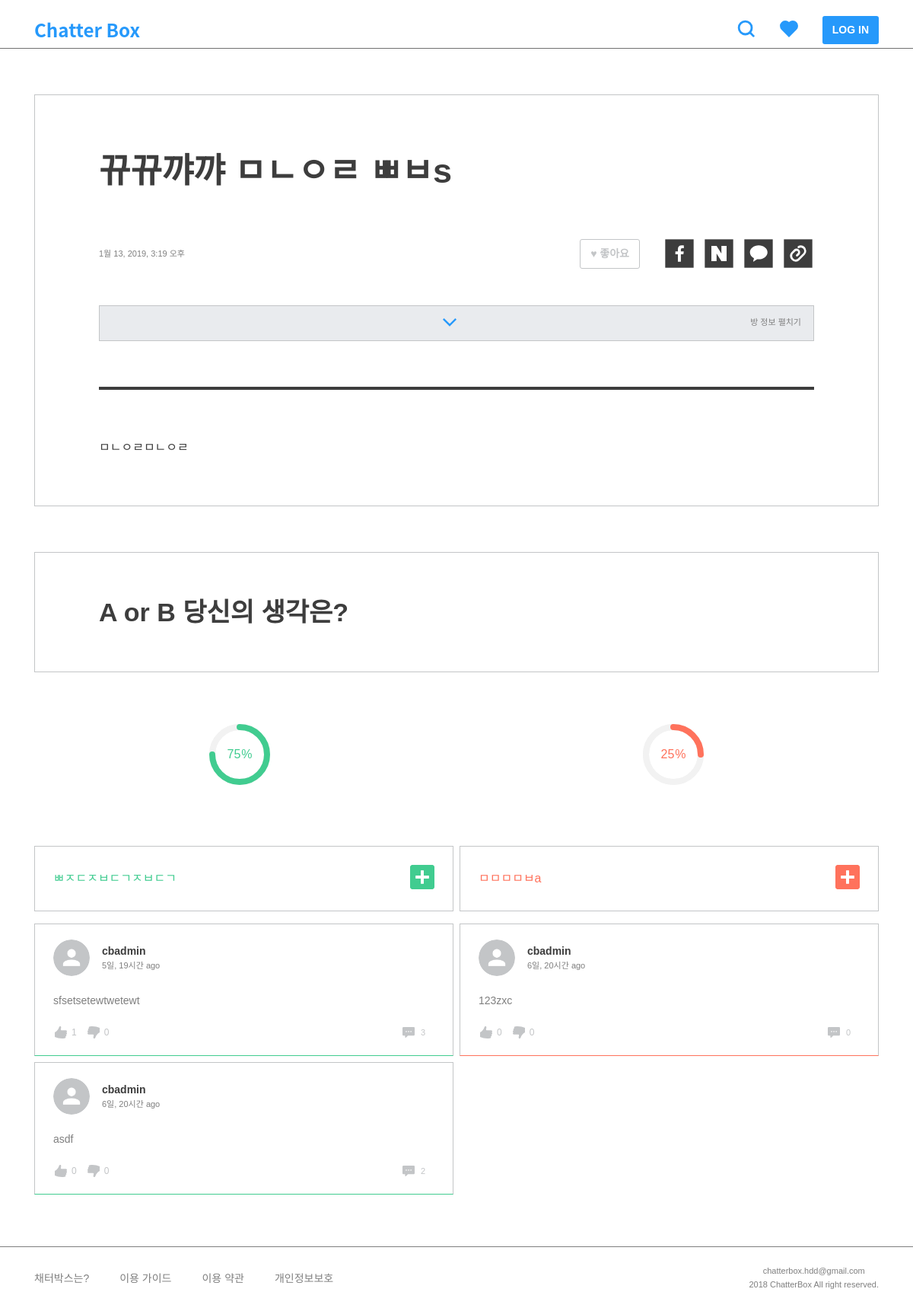
Screenshot of /post/3/ with the database file from the repository.
### post/models.py (models this page shows, shortened)
class TimeStampedModel(models.Model):
    created_at = models.DateTimeField(auto_now_add=True, null=True)
    updated_at = models.DateTimeField(auto_now=True, null=True)
    class Meta():
        abstract = True

class Post(TimeStampedModel):
    author = models.ForeignKey(settings.AUTH_USER_MODEL)
    category = models.ForeignKey('Category')
    title = models.CharField(max_length=160, null=True)
    background = models.TextField()
    background_image1 = models.ImageField(
        upload_to='post', blank=True, null=True)
    background_image2 = models.ImageField(
        upload_to='post', blank=True, null=True)
    background_image3 = models.ImageField(
        upload_to='post', blank=True, null=True)
    background_image4 = models.ImageField(
        upload_to='post', blank=True, null=True)
    background_image5 = models.ImageField(
        upload_to='post', blank=True, null=True)
    tag = TagField()
    view_count = models.PositiveSmallIntegerField(default=0)
    share_count = models.PositiveSmallIntegerField(default=0)
    pro_title = models.CharField(max_length=160, null=True)
    con_title = models.CharField(max_length=160, null=True)
    @property
    def pro_count(self):
        pro_sum = self.comment_set.filter(type=True).count()
        pro_comments = self.comment_set.filter(type=True)
        for comment in pro_comments:
            pro_sum = pro_sum + comment.count_comment_likes
        return pro_sum
    @property
    def con_count(self):
        con_sum = self.comment_set.filter(type=False).count()
        con_comments = self.comment_set.filter(type=False)
        for comment in con_comments:
            con_sum = con_sum + comment.count_comment_likes
        return con_sum
    @property
    def all_count(self):
        return self.pro_count + self.con_count
    @property
    def pro_percent(self):
        if not self.all_count == 0:
            result = self.pro_count / self.all_count
        else:
            result = 0
        return result
    @property
    def con_percent(self):
        if not self.all_count == 0:
            result = self.con_count / self.all_count
        else:
            result = 0
        return result
    class Meta:
        ordering = ['-created_at']

### comment/models.py (models this page shows, shortened)
class TimeStampedModel(models.Model):
    created_at = models.DateTimeField(auto_now_add=True, null=True)
    updated_at = models.DateTimeField(auto_now=True, null=True)
    class Meta():
        abstract = True

class Comment(TimeStampedModel):
    post = models.ForeignKey(post_models.Post)
    author = models.ForeignKey(settings.AUTH_USER_MODEL)
    content = models.TextField()
    type = models.BooleanField(default=True)
    @property
    def count_comment_likes(self):
        return self.like_comments.all().count()
    @property
    def natural_time(self):
        return naturaltime(self.created_at)

### member/models.py (models this page shows)
class User(AbstractUser):
    GENDER_MALE = 'm'
    GENDER_FEMALE = 'f'
    GENDER_OTHER = 'o'
    CHOICES_GENDER = (
        (GENDER_MALE, '남성'),
        (GENDER_FEMALE, '여성'),
        (GENDER_OTHER, '기타'),
    )
    profile_image = models.ImageField(default='default/user.png', null=True, upload_to='user')
    bio = models.CharField(max_length=160, null=True)
    gender = models.CharField(max_length=1, choices=CHOICES_GENDER)
    like_posts = models.ManyToManyField('post.Post', blank=True, related_name='like_users')
    like_comments = models.ManyToManyField('comment.Comment', blank=True, related_name='like_comments')
    hate_comments = models.ManyToManyField('comment.Comment', blank=True, related_name='hate_comments')
    objects = UserManager()
    def __str__(self):
        return self.username

### post/views.py (the view)
# urls.py: url(r'^(?P<post_pk>\d+)/$', views.post_detail, name='post_detail'),
def post_detail(request, post_pk):
    post = get_object_or_404(Post, pk=post_pk)
    procomments = comment_models.Comment.objects.filter(
        post=post, type=True).order_by('-created_at')
    concomments = comment_models.Comment.objects.filter(
        post=post, type=False).order_by('-created_at')
    if request.user.is_authenticated():
        procomments_mine = procomments.filter(
            author=request.user).order_by('-created_at')
        procomments_exclude = procomments.exclude(
            author=request.user).order_by('-created_at')
        concomments_mine = concomments.filter(
            author=request.user).order_by('-created_at')
        concomments_exclude = concomments.exclude(
            author=request.user).order_by('-created_at')
    else:
        procomments_mine = None
        procomments_exclude = procomments
        concomments_mine = None
        concomments_exclude = concomments
    comment_form = comment_forms.CommentForm()
    comment_on_comment_form = comment_forms.CommentOnCommentForm()
    report_comment_form = comment_forms.ReportCommentForm()
    post.view_count = post.view_count + 1
    post.save()
    context = {
        'post': post,
        'procomments_mine': procomments_mine,
        'procomments_exclude': procomments_exclude,
        'concomments_mine': concomments_mine,
        'concomments_exclude': concomments_exclude,
        'comment_form': comment_form,
        'comment_on_comment_form': comment_on_comment_form,
        'report_comment_form': report_comment_form,
    }
    return render(request, 'post/post_detail.html', context)

### comment/models.py (called while the page is built)
    @property
    def natural_time(self):
        return naturaltime(self.created_at)

### post/templatetags/post_extras.py (called while the page is built)
@register.filter
def split_tags(value):
    tags = []
    split_comma = value.split(',')
    for tag in split_comma:
        split_space = tag.split(" ")
        for tag in split_space:
            if tag:
                tags.append(tag)
    return tags

### templates/post/post_detail.html (shortened to what this page needs)
{% extends 'base.html' %}
{% load static %}
{% load post_extras %}
{% block customCSS %}
<link rel="stylesheet" href="{% static 'css/post/post_detail.css' %}">
{% endblock %}
{% block content %}
<div class="post-body m60">
    <h2>{{ post.title }}</h2>
    <div class="detail-header">
        <span>{{ post.updated_at }}</span>
        <div class="btn-wrap">
            <form action="{% url 'post:post_like_toggle' post_pk=post.pk %}" method="POST">
                {% if post in user.like_posts.all %}
                <button class="btn btn-fill">♥ 좋아요</button>
                {% else %}
                <button class="btn btn-line">♥ 좋아요</button>
                {% endif %}
            </form>
            {% include 'include/share.html' %}
        </div>
    </div>
    <button class="btn btn-full info-btn collapsed" data-toggle="collapse" data-target="#info-toggle">
        <img src="{% static '/img/icons/down.png' %}" />
        <span>방 정보 펼치기</span>
    </button>
    <hr class="detail-hr m60">
    <div class="detail-body">
        <span class="post-background">{{ post.background|safe|linebreaks }}</span>
    </div>
</div>
<div class="opinion m60">
    <h2>A or B 당신의 생각은?</h2>
</div>
<div class="percent-wrap row p-0">
    <div class="chart">
        <div class="percentage pro-chart" data-percent="{% widthratio post.pro_percent 1 100 %}">
            <span class="pro-title">{% widthratio post.con_percent 1 100 %}</span><sup class="pro-title">%</sup>
        </div>
    </div>
    <div class="chart">
        <div class="percentage con-chart" data-percent="{% widthratio post.con_percent 1 100 %}">
            <span class="con-title">{% widthratio post.con_percent 1 100 %}</span><sup class="con-title">%</sup>
        </div>
    </div>
</div>
{% include 'comment/comment_list.html' %}
{% endblock %}

### templates/comment/comment_list.html (shortened to what this page needs)
{% load static %}
{% block customCSS %}
<link rel="stylesheet" href="{% static 'css/comment/comment.css' %}">
<link rel="stylesheet" href="{% static 'css/comment/comment_action.css' %}">
{% endblock %}
<div class="row comment_title p-0">
    <div class="col-6 pro-title">
        <h5>{{ post.pro_title }}</h5>
        <a data-toggle="collapse" href="#pro-form">
            <img class="add-pro" src="{% static '/img/icons/add-pro.svg' %}" />
        </a>
    </div>
    <div class="col-6 con-title">
        <h5>{{ post.con_title }}</h5>
        <a data-toggle="collapse" href="#con-form">
            <img class="add-con" src="{% static '/img/icons/add-con.svg' %}" />
        </a>
    </div>
</div>
<div class="row comment-wrap p-0">
    <div class="pro-comments col-6 p-0">
        <div class="comment-list pro-list">
            <ul class="etc">
                {% for comment in procomments_exclude.all %}
                <li class="comment">{% include 'include/comment.html' %}</li>
                {% endfor %}
            </ul>
        </div>
    </div>
    <div class="con-comments col-6 p-0">
        <div class="comment-list con-list">
            <ul class="etc">
                {% for comment in concomments_exclude.all %}
                <li class="comment">{% include 'include/comment.html' %}</li>
                {% endfor %}
            </ul>
        </div>
    </div>
</div>
{% include 'include/toast.html' %}
{% include 'include/modal.html' with modal_id='reportModal' modal_title='신고하기' modal_btn='신고하기' %}

### templates/include/comment.html (shortened to what this page needs)
{% load static %}
<div class="comment-header">
    <div class="header-left">
        <img src="{{ comment.author.profile_image.url }}" />
        <h6>{{ comment.author }}<br><span>{{ comment.natural_time }}</span></h6>
    </div>
</div>
<h6 id="content-{{ comment.pk }}" class="comment-content">{{ comment.content|linebreaks }}</h6>
<div class="comment-footer">
    <div class="btn-wrap">
        <div class="like-hate">
            <button class="comment-like" name="{{ comment.pk }}">
                {% if comment in user.like_comments.all %}
                <img src="{% static '/img/icons/like-hate-fill.png' %}" />
                <p class="count active"> {{ comment.like_comments.count }}</p>
                {% else %}
                <img src="{% static '/img/icons/like-hate-empty.png' %}" />
                <p class="count"> {{ comment.like_comments.count }}</p>
                {% endif %}
            </button>
        </div>
        <div class="like-hate">
            <button class="comment-hate" name="{{ comment.pk }}">
                {% if comment in user.hate_comments.all %}
                <img class="hate" src="{% static '/img/icons/like-hate-fill.png' %}" />
                <p class="count active">{{ comment.hate_comments.count }}</p>
                {% else %}
                <img class="hate" src="{% static '/img/icons/like-hate-empty.png' %}" />
                <p class="count">{{ comment.hate_comments.count }}</p>
                {% endif %}
            </button>
        </div>
    </div>
    <div class="btn-wrap">
        <button data-toggle="collapse" data-target="#action-{{ comment.pk }}">
            <img src="{% static '/img/icons/comment.png' %}" style="margin-right: 4px;" />
            <span class="count">{{ comment.comment_on_comment.count }}</span>
        </button>
    </div>
</div>

### static/css/style.css (style rules this page uses)
html, body, div, span, applet, object, iframe, h1, h2, h3, h4, h5, h6, p, blockquote, pre, a, abbr, acronym, address, big, cite, code, del, dfn, em, img, ins, kbd, q, s, samp, small, strike, strong, sub, sup, tt, var, b, u, i, center, dl, dt, dd, ol, ul, li, fieldset, form, label, legend, table, caption, tbody, tfoot, thead, tr, th, td, article, aside, canvas, details, embed, figure, figcaption, footer, header, hgroup, menu, nav, output, ruby, section, summary, time, mark, audio, video { margin: 0; padding: 0; border: 0; font-size: 100%; font: inherit; vertical-align: baseline; }
body { display: flex; min-height: 100vh; flex-direction: column; font-family: "Noto Sans KR", sans-serif; }
ol, ul { list-style: none; }
button { all: unset; cursor: pointer; }
a { all: unset; text-decoration: none !important; cursor: pointer; }
h2 { font-size: 45px; line-height: 80px; font-weight: 700; color: #3d3d3d; }
h5 { font-size: 16px; line-height: 24px; font-weight: 500; color: #3d3d3d; }
h6 { font-size: 14px; line-height: 24px; font-weight: 400; color: #3d3d3d; }
p { font-size: 12px; line-height: 20px; font-weight: 400; color: #7f7f7f; }
span { font-size: 11px; line-height: 18px; font-weight: 400; color: #7f7f7f; }
.btn { padding: 8px 13px; border: 0; border-radius: 3px; font-size: 14px; font-weight: 700; word-break: keep-all; }
.btn-full { padding: 12px 0; width: 100%; border-radius: 0; }
.btn-line { color: #2699FB !important; background-color: #fff; border: 1px solid #2699FB; }
.m60 { margin-top: 60px; margin-bottom: 60px; }

### static/css/post/post_detail.css (style rules this page uses)
.post-body { padding: 60px 84px; border: 1px solid #C3C5C7; }
.post-body .detail-header { display: flex; justify-content: space-between; align-items: center; padding: 48px 0; }
.post-body .detail-header .btn-wrap { display: flex; flex-direction: row; align-items: center; }
.post-body .detail-header .btn-wrap .btn { margin-right: 20px; }
.post-body .detail-header .btn-wrap .btn-line { border-color: #C3C5C7; color: #C3C5C7 !important; }
.post-body .info-btn { width: calc(100% - 2px); background-color: #E9EBEE; border: 1px solid #C3C5C7; }
.post-body .info-btn img { margin-left: 54px; }
.post-body .collapsed img { margin-left: 64px; }
.post-body .info-btn span { float: right; margin-right: 16px; }
.post-body .detail-hr { border: 2px solid #3d3d3d; }
.post-body .detail-body .post-background p { font-size: 16px; line-height: 32px; font-weight: 400; color: #3d3d3d; }
.opinion { padding: 48px 84px; border: 1px solid #C3C5C7; }
.opinion h2 { font-size: 34px; line-height: 60px; }
.comment_title { margin: 8px 0; }
.comment_title .col-6 { display: flex; justify-content: space-between; align-items: center; padding: 24px; max-width: calc(50% - 4px); border: 1px solid #C3C5C7; }
.comment_title .col-6 img { width: 32px; height: 32px; cursor: pointer; }
.comment_title .pro-title { margin-right: 4px; }
.comment_title .con-title { margin-left: 4px; }
.comment_title .pro-title h5 { color: #41CC90; }
.comment_title .con-title h5 { color: #FF725C; }
.percent-wrap { display: flex; justify-content: center; align-items: center; margin-bottom: 48px; }
.percent-wrap .pro-title { color: #41cc90; }
.percent-wrap .con-title { color: #FF725C; }
.percent-wrap .chart { width: 50%; text-align: center; }
.percent-wrap .easyPieChart { position: relative; margin: 8px auto 32px; text-align: center; }
.percent-wrap .easyPieChart span { font-size: 16px; }
.percent-wrap .easyPieChart sup { top: 0; margin-left: 1px; }

### rows the page displays
Post: title "뀨뀨꺄꺄 ㅁㄴㅇㄹ ㅃㅂs", updated_at "1월 13, 2019, 3:19 오후", background "ㅁㄴㅇㄹㅁㄴㅇㄹ", pro_title "ㅃㅈㄷㅈㅂㄷㄱㅈㅂㄷㄱ", con_title "ㅁㅁㅁㅁㅂa"
Comment: author.profile_image (placeholder picture), author "cbadmin", natural_time "5일, 19시간 ago", content "sfsetsetewtwetewt", like_comments.count "1", hate_comments.count "0", comment_on_comment.count "3"
Comment: author.profile_image (placeholder picture), author "cbadmin", natural_time "6일, 20시간 ago", content "asdf", like_comments.count "0", hate_comments.count "0", comment_on_comment.count "2"
Comment: author.profile_image (placeholder picture), author "cbadmin", natural_time "6일, 20시간 ago", content "123zxc", like_comments.count "0", hate_comments.count "0", comment_on_comment.count "0"
